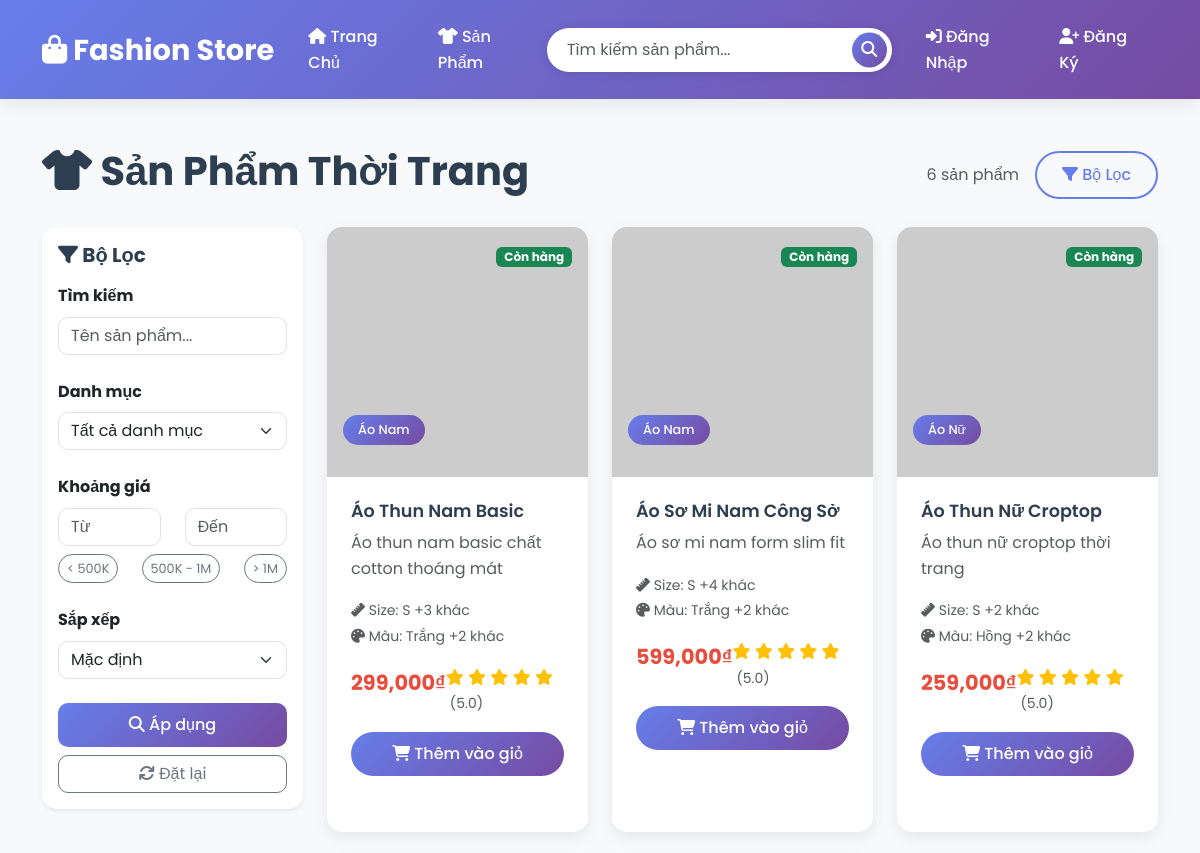
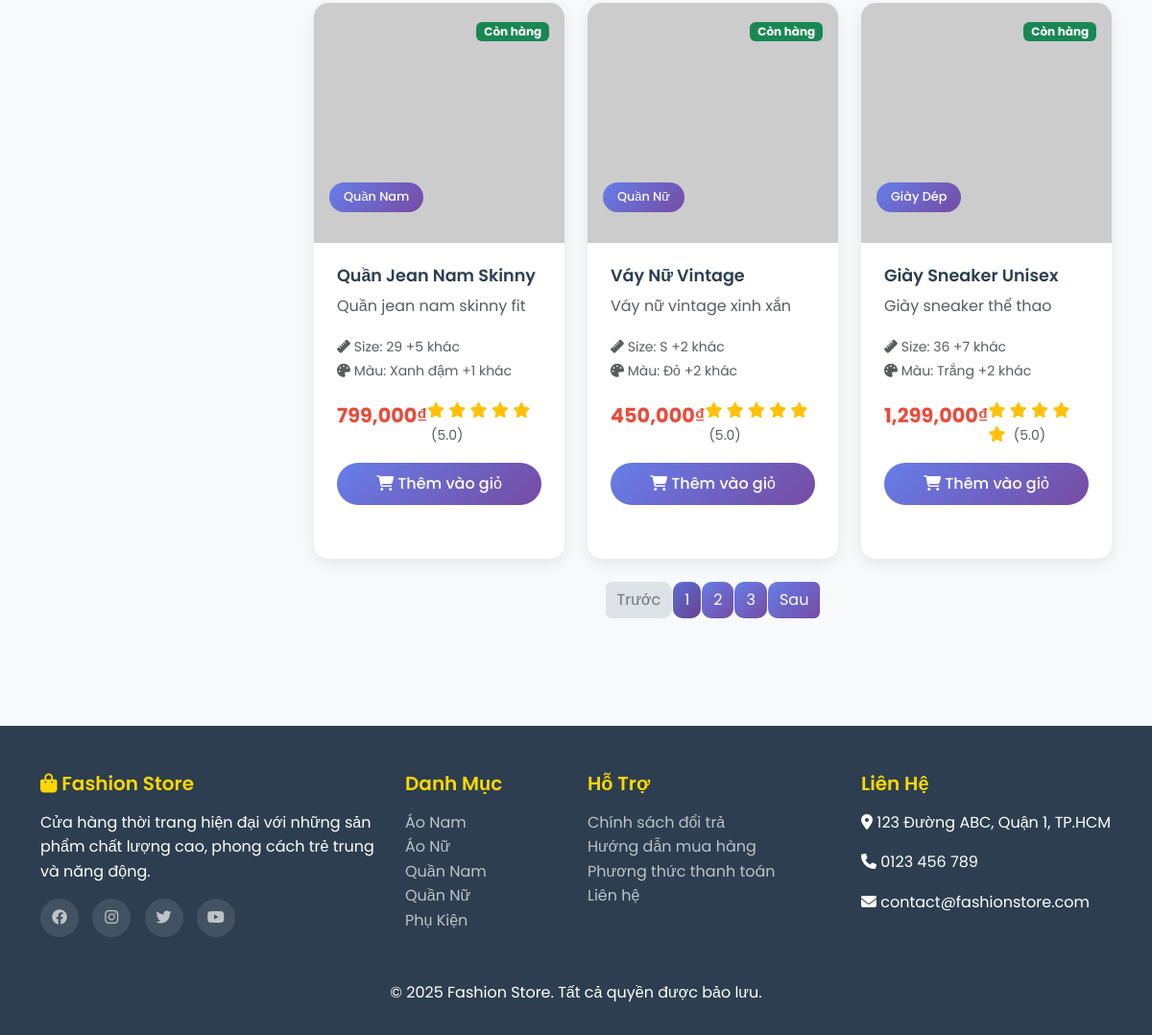
Page /products on the committed database (2 pictures, top to bottom).
### tables this page shows
CREATE TABLE products (
            id INTEGER PRIMARY KEY AUTOINCREMENT,
            name TEXT NOT NULL,
            description TEXT,
            price REAL NOT NULL,
            category_id INTEGER,
            image_url TEXT,
            stock INTEGER DEFAULT 0,
            size TEXT,
            color TEXT,
            created_at TIMESTAMP DEFAULT CURRENT_TIMESTAMP,
            FOREIGN KEY (category_id) REFERENCES categories (id)
        );

CREATE TABLE categories (
            id INTEGER PRIMARY KEY AUTOINCREMENT,
            name TEXT UNIQUE NOT NULL,
            description TEXT,
            created_at TIMESTAMP DEFAULT CURRENT_TIMESTAMP
        );

### app.py (the view)
    def products(self):
        conn = self.get_db_connection()
        category_id = request.args.get('category', type=int)
        search = request.args.get('search', '')
        min_price = request.args.get('min_price', type=float)
        max_price = request.args.get('max_price', type=float)
        query = '''
            SELECT p.*, c.name as category_name
            FROM products p
            LEFT JOIN categories c ON p.category_id = c.id
            WHERE 1=1
        '''
        params = []
        if category_id:
            query += ' AND p.category_id=?'
            params.append(category_id)
        if search:
            query += ' AND (p.name LIKE ? OR p.description LIKE ?)'
            params.extend([f'%{search}%', f'%{search}%'])
        if min_price:
            query += ' AND p.price>=?'
            params.append(min_price)
        if max_price:
            query += ' AND p.price<=?'
            params.append(max_price)
        products = conn.execute(query, params).fetchall()
        categories = conn.execute('SELECT * FROM categories').fetchall()
        conn.close()
        return render_template('products.html', products=products, categories=categories)

### app.py (called while the page is built)
    def get_db_connection(self):
        conn = sqlite3.connect(self.db_path)
        conn.row_factory = sqlite3.Row  # cho phép truy xuất theo tên cột
        return conn

### templates/products.html (shortened to what this page needs)
{% extends "base.html" %}
{% block content %}
<div class="container">
    <div class="row">
        <div class="col-12">
            <div class="d-flex justify-content-between align-items-center mb-4">
                <h1 class="fw-bold" style="color: #2c3e50;">
                    <i class="fas fa-tshirt"></i> Sản Phẩm Thời Trang
                </h1>
                <div class="d-flex align-items-center">
                    <span class="text-muted me-3">{{ products|length }} sản phẩm</span>
                    <button class="btn btn-outline-primary" type="button" data-bs-toggle="offcanvas" data-bs-target="#filterOffcanvas">
                        <i class="fas fa-filter"></i> Bộ Lọc
                    </button>
                </div>
            </div>
        </div>
    </div>
    <div class="row">
        <div class="col-lg-3 mb-4">
            <div class="card border-0 shadow-sm" style="border-radius: 15px;">
                <div class="card-body">
                    <h5 class="fw-bold mb-3" style="color: #2c3e50;">
                        <i class="fas fa-filter"></i> Bộ Lọc
                    </h5>
                    <form method="GET" id="filterForm">
                        <div class="mb-4">
                            <label class="form-label fw-bold">Tìm kiếm</label>
                            <input type="text" name="search" class="form-control" placeholder="Tên sản phẩm..."
                                   value="{{ request.args.get('search', '') }}" style="border-radius: 10px;">
                        </div>
                        <div class="mb-4">
                            <label class="form-label fw-bold">Danh mục</label>
                            <select name="category" class="form-select" style="border-radius: 10px;">
                                <option value="">Tất cả danh mục</option>
                            </select>
                        </div>
                        <div class="mb-4">
                            <label class="form-label fw-bold">Khoảng giá</label>
                            <div class="row">
                                <div class="col-6">
                                    <input type="number" name="min_price" class="form-control" placeholder="Từ"
                                           value="{{ request.args.get('min_price', '') }}" style="border-radius: 10px;">
                                </div>
                                <div class="col-6">
                                    <input type="number" name="max_price" class="form-control" placeholder="Đến"
                                           value="{{ request.args.get('max_price', '') }}" style="border-radius: 10px;">
                                </div>
                            </div>
                            <div class="mt-2">
                                <div class="d-flex justify-content-between">
                                    <button type="button" class="btn btn-sm btn-outline-secondary price-preset" data-min="0" data-max="500000">
                                        < 500K
                                    </button>
                                    <button type="button" class="btn btn-sm btn-outline-secondary price-preset" data-min="500000" data-max="1000000">
                                        500K - 1M
                                    </button>
                                    <button type="button" class="btn btn-sm btn-outline-secondary price-preset" data-min="1000000" data-max="">
                                        > 1M
                                    </button>
                                </div>
                            </div>
                        </div>
                        <div class="mb-4">
                            <label class="form-label fw-bold">Sắp xếp</label>
                            <select name="sort" class="form-select" style="border-radius: 10px;">
                                <option value="">Mặc định</option>
                            </select>
                        </div>
                        <div class="d-grid gap-2">
                            <button type="submit" class="btn btn-primary" style="border-radius: 10px;">
                                <i class="fas fa-search"></i> Áp dụng
                            </button>
                            <a href="{{ url_for('products') }}" class="btn btn-outline-secondary" style="border-radius: 10px;">
                                <i class="fas fa-refresh"></i> Đặt lại
                            </a>
                        </div>
                    </form>
                </div>
            </div>
        </div>
        <div class="col-lg-9">
            {% if products %}
            <div class="row">
                {% for product in products %}
                <div class="col-md-6 col-lg-4 mb-4">
                    <div class="product-card h-100">
                        <div class="position-relative overflow-hidden">
                            <img src="{{ product.image_url }}" class="card-img-top" alt="{{ product.name }}"
                                 onerror="this.src='https://via.placeholder.com/300x250/667eea/ffffff?text=Fashion+Item'">
                            <div class="position-absolute top-0 end-0 m-3">
                                {% if product.stock <= 5 and product.stock > 0 %}
                                <span class="badge bg-warning text-dark">Sắp hết</span>
                                {% elif product.stock == 0 %}
                                <span class="badge bg-danger">Hết hàng</span>
                                {% else %}
                                <span class="badge bg-success">Còn hàng</span>
                                {% endif %}
                            </div>
                            {% if product.category_name %}
                            <div class="position-absolute bottom-0 start-0 m-3">
                                <span class="category-tag">{{ product.category_name }}</span>
                            </div>
                            {% endif %}
                        </div>
                        <div class="card-body d-flex flex-column">
                            <h5 class="product-title">{{ product.name }}</h5>
                            <p class="card-text text-muted flex-grow-1">
                                {{ product.description[:80] }}{% if product.description|length > 80 %}...{% endif %}
                            </p>
                            <div class="mb-3">
                                {% if product.size %}
                                <small class="text-muted">
                                    <i class="fas fa-ruler"></i> Size: {{ product.size.split(',')[0] }}{% if ',' in product.size %} +{{ product.size.split(',')|length - 1 }} khác{% endif %}
                                </small><br>
                                {% endif %}
                                {% if product.color %}
                                <small class="text-muted">
                                    <i class="fas fa-palette"></i> Màu: {{ product.color.split(',')[0] }}{% if ',' in product.color %} +{{ product.color.split(',')|length - 1 }} khác{% endif %}
                                </small>
                                {% endif %}
                            </div>
                            <div class="d-flex justify-content-between align-items-center mb-3">
                                <span class="product-price">{{ "{:,.0f}".format(product.price) }}₫</span>
                                <div class="text-warning">
                                    <i class="fas fa-star"></i>
                                    <i class="fas fa-star"></i>
                                    <i class="fas fa-star"></i>
                                    <i class="fas fa-star"></i>
                                    <i class="fas fa-star"></i>
                                    <small class="text-muted ms-1">(5.0)</small>
                                </div>
                            </div>
                            <div class="d-grid gap-2">
                                {% if product.stock > 0 %}
                                <a href="{{ url_for('product_detail', product_id=product.id) }}" class="btn btn-primary">
                                    <i class="fas fa-shopping-cart"></i> Thêm vào giỏ
                                </a>
                                {% else %}
                                <button class="btn btn-secondary" disabled>
                                    <i class="fas fa-times"></i> Hết hàng
                                </button>
                                {% endif %}
                            </div>
                        </div>
                    </div>
                </div>
                {% endfor %}
            </div>
            <div class="row">
                <div class="col-12">
                    <nav aria-label="Product pagination">
                        <ul class="pagination justify-content-center">
                            <li class="page-item disabled">
                                <a class="page-link" href="#" tabindex="-1">Trước</a>
                            </li>
                            <li class="page-item active"><a class="page-link" href="#">1</a></li>
                            <li class="page-item"><a class="page-link" href="#">2</a></li>
                            <li class="page-item"><a class="page-link" href="#">3</a></li>
                            <li class="page-item">
                                <a class="page-link" href="#">Sau</a>
                            </li>
                        </ul>
                    </nav>
                </div>
            </div>
            {% endif %}
        </div>
    </div>
</div>
{% endblock %}

### templates/base.html (style rules this page uses)
* { margin: 0; padding: 0; box-sizing: border-box; }
body { font-family: 'Poppins', sans-serif; line-height: 1.6; color: #333; background-color: #f8f9fa; }
.product-card { border: none; border-radius: 15px; overflow: hidden; transition: all 0.3s ease; box-shadow: 0 5px 15px rgba(0,0,0,0.08); margin-bottom: 2rem; background: white; }
.product-card img { width: 100%; height: 250px; object-fit: cover; transition: all 0.3s ease; }
.product-card .card-body { padding: 1.5rem; }
.product-title { font-weight: 600; color: #2c3e50; margin-bottom: 0.5rem; font-size: 1.1rem; }
.product-price { font-size: 1.3rem; font-weight: 700; color: #e74c3c; margin-bottom: 1rem; }
.btn-primary { background: linear-gradient(135deg, #667eea 0%, #764ba2 100%); border: none; border-radius: 25px; padding: 10px 25px; font-weight: 500; transition: all 0.3s ease; }
.btn-outline-primary { border: 2px solid #667eea; color: #667eea; border-radius: 25px; padding: 10px 25px; font-weight: 500; transition: all 0.3s ease; }
.category-tag { display: inline-block; background: linear-gradient(135deg, #667eea 0%, #764ba2 100%); color: white; padding: 5px 15px; border-radius: 20px; font-size: 0.8rem; font-weight: 500; margin-bottom: 1rem; }

### templates/products.html (style rules this page uses)
.price-preset { border-radius: 15px !important; font-size: 0.8rem; }
.pagination .page-link { border-radius: 10px; margin: 0 2px; border: none; background: linear-gradient(135deg, #667eea 0%, #764ba2 100%); color: white; }
.pagination .page-item.active .page-link { background: linear-gradient(135deg, #5a6fd8 0%, #6a4190 100%); }
.pagination .page-item.disabled .page-link { background: #dee2e6; color: #6c757d; }

### rows in the picture
products: stock "Còn hàng", category_name "Áo Nam", name "Áo Thun Nam Basic", description "Áo thun nam basic chất cotton thoáng mát", size "S", size.split|length "3", color "Trắng", color.split|length "2", price "299,000"
products: stock "Còn hàng", category_name "Áo Nam", name "Áo Sơ Mi Nam Công Sở", description "Áo sơ mi nam form slim fit", size "S", size.split|length "4", color "Trắng", color.split|length "2", price "599,000"
products: stock "Còn hàng", category_name "Áo Nữ", name "Áo Thun Nữ Croptop", description "Áo thun nữ croptop thời trang", size "S", size.split|length "2", color "Hồng", color.split|length "2", price "259,000"
products: stock "Còn hàng", category_name "Quần Nam", name "Quần Jean Nam Skinny", description "Quần jean nam skinny fit", size "29", size.split|length "5", color "Xanh đậm", color.split|length "1", price "799,000"
products: stock "Còn hàng", category_name "Quần Nữ", name "Váy Nữ Vintage", description "Váy nữ vintage xinh xắn", size "S", size.split|length "2", color "Đỏ", color.split|length "2", price "450,000"
products: stock "Còn hàng", category_name "Giày Dép", name "Giày Sneaker Unisex", description "Giày sneaker thể thao", size "36", size.split|length "7", color "Trắng", color.split|length "2", price "1,299,000"

### other values in the picture
{{ products|length }} "6"
